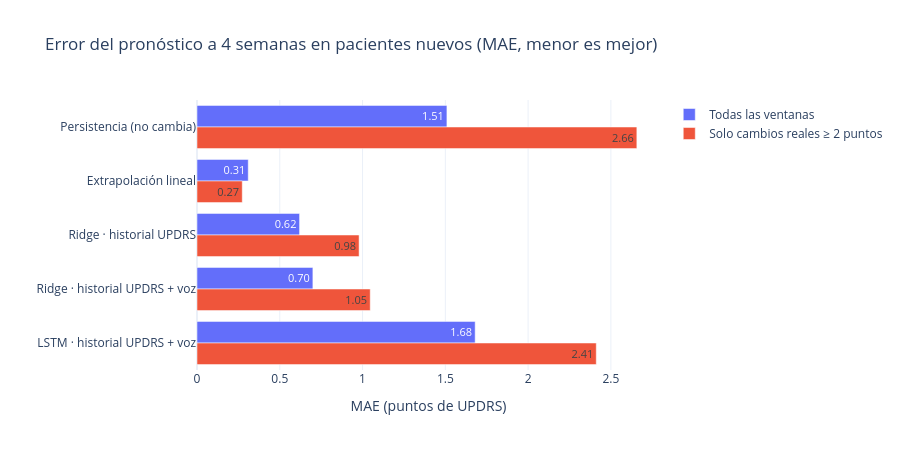

Write notebook code for a chart like this one.
### Code cell
largo = (pronostico.rename(columns={"MAE": "Todas las ventanas",
                                    "MAE_cambio_real_grande": "Solo cambios reales ≥ 2 puntos"})
         .melt(id_vars="modelo", var_name="evaluacion", value_name="MAE"))
fig = px.bar(largo, y="modelo", x="MAE", color="evaluacion", barmode="group", orientation="h", text_auto=".2f",
             title="Error del pronóstico a 4 semanas en pacientes nuevos (MAE, menor es mejor)",
             labels={"MAE": "MAE (puntos de UPDRS)", "modelo": "", "evaluacion": ""})
fig.update_layout(yaxis={"autorange": "reversed"}, height=450)
guardar(fig, "03_pronostico_mae")
fig

### Figure 1 — Plotly figure (JSON) as saved in the notebook; plotly's stock layout.template omitted (floating-point values rounded to 4 significant figures)
{"data": [{"alignmentgroup": "True", "hovertemplate": "=%{y}<br>MAE (puntos de UPDRS)=%{x}<extra></extra>", "legendgroup": "Todas las ventanas", "marker": {"color": "#636efa", "pattern": {"shape": ""}}, "name": "Todas las ventanas", "offsetgroup": "Todas las ventanas", "orientation": "h", "showlegend": true, "textposition": "auto", "texttemplate": "%{x:.2f}", "type": "bar", "x": [1.51, 0.3095, 0.6196, 0.7, 1.68], "xaxis": "x", "y": ["Persistencia (no cambia)", "Extrapolación lineal", "Ridge · historial UPDRS", "Ridge · historial UPDRS + voz", "LSTM · historial UPDRS + voz"], "yaxis": "y"}, {"alignmentgroup": "True", "hovertemplate": "=%{y}<br>MAE (puntos de UPDRS)=%{x}<extra></extra>", "legendgroup": "Solo cambios reales ≥ 2 puntos", "marker": {"color": "#EF553B", "pattern": {"shape": ""}}, "name": "Solo cambios reales ≥ 2 puntos", "offsetgroup": "Solo cambios reales ≥ 2 puntos", "orientation": "h", "showlegend": true, "textposition": "auto", "texttemplate": "%{x:.2f}", "type": "bar", "x": [2.657, 0.2734, 0.9791, 1.046, 2.412], "xaxis": "x", "y": ["Persistencia (no cambia)", "Extrapolación lineal", "Ridge · historial UPDRS", "Ridge · historial UPDRS + voz", "LSTM · historial UPDRS + voz"], "yaxis": "y"}], "layout": {"barmode": "group", "height": 450, "legend": {"title": {"text": ""}, "tracegroupgap": 0}, "title": {"text": "Error del pronóstico a 4 semanas en pacientes nuevos (MAE, menor es mejor)"}, "xaxis": {"anchor": "y", "domain": [0.0, 1.0], "title": {"text": "MAE (puntos de UPDRS)"}}, "yaxis": {"anchor": "x", "autorange": "reversed", "domain": [0.0, 1.0], "title": {"text": ""}}}}
